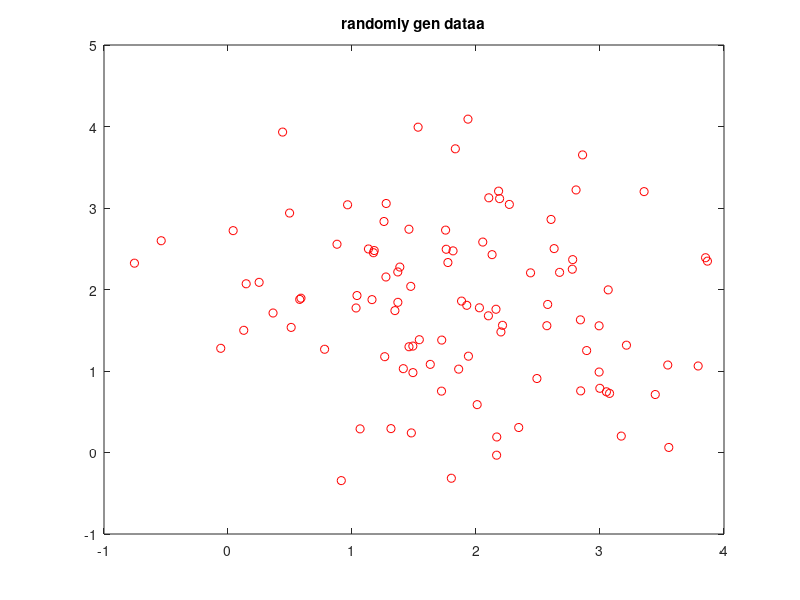

Here is the MATLAB script that generated this plot:
clear all
clc
close all

%generate synthetic data

% Generate synthetic data
numPoints = 100;  % Number of points per class
class1 = [randn(numPoints, 2) + 1.9];  % Class 1 centered at (1,1) 
class2 = [randn(numPoints, 2) + 3.4];  % Class 2 centered at (5,5)

dataset = [class1, class2]';%transpose to get features in columns
dataset=dataset';

plot(dataset(:,1),dataset(:,2),'ro')
title 'randomly gen dataa'

% Combine data into input and target matrices
%inputs = [class1; class2]';  % Transpose to get features in columns
%targets = [zeros(1, numPoints), ones(1, numPoints)];  % 0 for class 1, 1 for class 2

for i=1:size(dataset,1)
    if i<=100
        Class_Lab(i)=1;
    elseif (i>100)
        Class_Lab(i)=2;
    end
end

Class_Lab=Class_Lab';
dataset(:,3)=Class_Lab;
  
   Total_Samples= size(dataset,1);
   Selected_Samples = Total_Samples*0.6;%60 percent 
   assert(Selected_Samples<=Total_Samples);%cannot choose more rows than what is in the matrix
   rand_rows= randperm(Total_Samples);

   k=1;
   j=1;

    for i = 1:size(dataset,1)
        if k<Selected_Samples 
        TR_Temp{i}=dataset(rand_rows(i),:);
        k=k+1;
        else 
            TE_Temp{j}=dataset(rand_rows(i),:);
        k=k+1;
        j=j+1;
        end
    end







